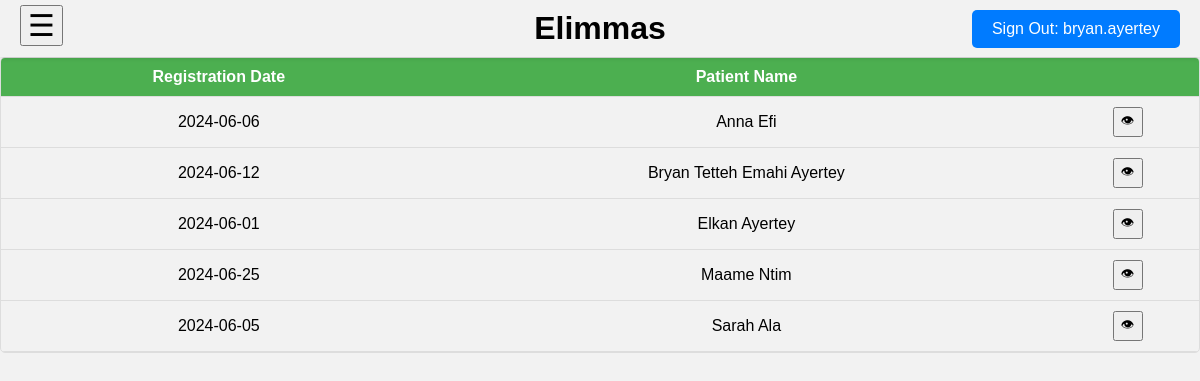
Page /cashier/billpatients.php (signed in) on the earlier database version.
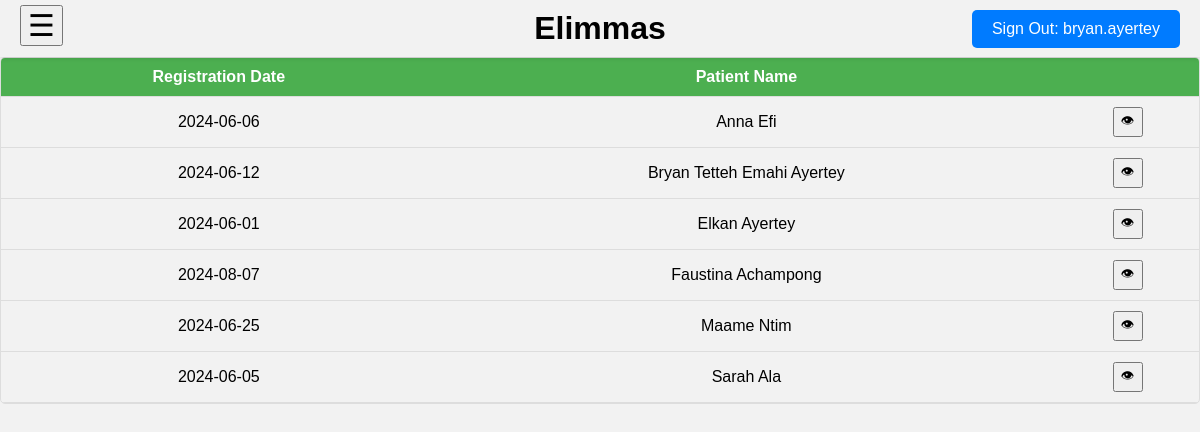
Same page on the later database version.
### tables this page shows
CREATE TABLE `patient` (
  `FName` varchar(255) NOT NULL,
  `LName` varchar(255) NOT NULL,
  `DOB` date NOT NULL,
  `gender` enum('Male','Female','Other') NOT NULL,
  `financial_type` varchar(255) NOT NULL,
  `case_description` text NOT NULL,
  `pat_id` int(11) NOT NULL,
  `guardian_fname` varchar(255) DEFAULT NULL,
  `guardian_lname` varchar(255) DEFAULT NULL,
  `marital_status` enum('Single','Married','Divorced','Widowed') NOT NULL,
  `address` text NOT NULL,
  `patient_phone` varchar(13) NOT NULL,
  `patient_email` varchar(255) NOT NULL,
  `guardian_phone` varchar(13) DEFAULT NULL,
  `guardian_email` varchar(255) DEFAULT NULL,
  `referred_by` varchar(255) DEFAULT NULL,
  `registration_date` date DEFAULT NULL,
  `last_visit` date DEFAULT NULL,
  `visit_counter` int(11) DEFAULT NULL,
  `employment` varchar(255) DEFAULT NULL,
  `special_codes` varchar(255) DEFAULT NULL
);

### cashier/billpatients.php (the view, shortened to what this page needs)
<?php
include "../conn.php";
include "../nav.php";
$sql = "SELECT patient.pat_id, patient.registration_date 'date',concat(Fname,' ',LName) 'Patient Name' FROM patient
 order by `Patient Name` ;";
$result = $conn->query($sql);
?>
<?php
echo "<div class='container'><div class='table-wrapper'><table><thead><tr><th>Registration Date</th><th>Patient Name</th><th></th></tr>";
if ($result){
    if ($result->num_rows > 0) {
        while($row = $result->fetch_assoc()) {
            echo "<tbody><tr><td>".$row["date"]."</td><td>".$row["Patient Name"]."</td>
        <td>
        <div style ='display: inline-block;'>
            <form action='patapthistory.php' method='post'>
                <input type='hidden' name='id' value=".$row['pat_id'].">
                <input style='width: 30px; height: 30px;' type='submit' value='&#128065;'>
            </form>
        </div>
        </td>
        </tr>";
        }
        echo "</tbody></table></div></div>";
    }
}
?>

Differences in the rows shown:
added patient: registration_date "2024-08-07", Patient "Faustina Achampong"
